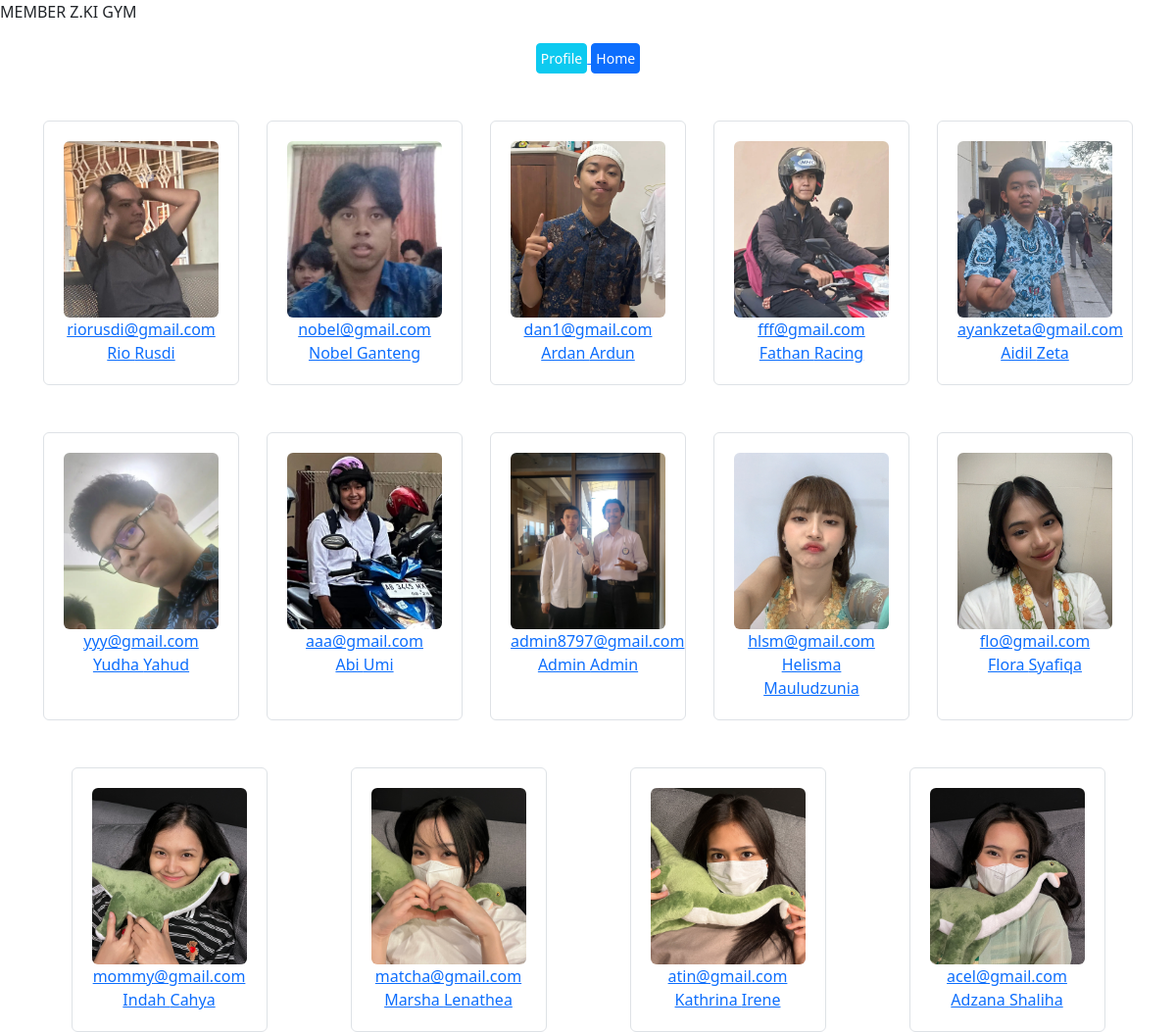
Page /users.php (signed in) on the committed database.
### tables this page shows
CREATE TABLE `users` (
  `id` int NOT NULL,
  `firstname` varchar(30) NOT NULL,
  `lastname` varchar(30) NOT NULL,
  `email` varchar(100) NOT NULL,
  `image` varchar(1024) DEFAULT NULL,
  `password` varchar(255) NOT NULL,
  `gender` varchar(6) NOT NULL,
  `date` datetime NOT NULL
);

### functions.php (called while the page is built, shortened)
<?php
function db_query(string $query, array $data = array())
{
	$string = "mysql:hostname=localhost;dbname=gym";
	$con = new PDO($string, 'root', '');
	$stm = $con->prepare($query);
	$check = $stm->execute($data);
	if ($check) {
		$res = $stm->fetchAll(PDO::FETCH_ASSOC);
		if (is_array($res) && !empty($res)) {
			return $res;
		}
	}
	return false;
}
function esc(string $str): string
{
	return htmlspecialchars($str);
}
function get_image($path = ''): string
{
	if (file_exists($path)) {
		return $path;
	}
	return './images/no-image.jpg';
}

### users.php (the view, shortened to what this page needs)
<?php
require 'functions.php';
$rows = db_query("SELECT * FROM users");
?>
<!DOCTYPE html>
<html>
<head>
	<link rel="stylesheet" type="text/css" href="./css/bootstrap.min.css">
	<link rel="stylesheet" type="text/css" href="./css/bootstrap-icons.css">
</head>
<body>
	<p>MEMBER Z.KI GYM</p>
	<div class="button-container">
		<a href="index.php">
			<button class="p-1 text-center btn-sm btn btn-info text-white">Profile</button>
		</a>
		<a href="halamanawal.php">
			<button class="p-1 text-center btn-sm btn btn-primary text-white">Home</button>
		</a>
	</div>
	<div class="container">
		<?php if (!empty($rows)): ?>
			<?php $counter = 0; ?>
			<?php foreach ($rows as $row): ?>
				<?php if ($counter % 5 == 0): ?>
					<div class="row">
					<?php endif; ?>
					<div class="col-md-2 border rounded mx-auto mt-5 card-profile" style="width:200px;">
						<a href="index.php?id=<?= $row['id'] ?>">
							<div class="col-md-12 text-center">
								<img src="<?= get_image($row['image']) ?>" class="img-fluid rounded"
									style="width: 180px;height:180px;object-fit: cover;">
								<div>
									<div><?= esc($row['email']) ?></div>
									<div><?= esc($row['firstname']) ?> 		<?= esc($row['lastname']) ?></div>
								</div>
							</div>
						</a>
					</div>
					<?php $counter++; ?>
					<?php if ($counter % 5 == 0 || $counter == count($rows)): ?>
					</div>
				<?php endif; ?>
			<?php endforeach; ?>
		<?php endif; ?>
	</div>
</body>
</html>

### users.php (style rules this page uses)
body { min-height: 100vh; justify-content: center; background: url(assets/images/bcgym.jpg); background-size: cover; background-position: center; }
.card-profile { background-color: white; padding: 20px; border-radius: 10px; }
.button-container { text-align: center; margin-top: 20px; }

### rows in the picture
users: image (picture), email "riorusdi@gmail.com", firstname "Rio", lastname "Rusdi"
users: image (picture), email "nobel@gmail.com", firstname "Nobel", lastname "Ganteng"
users: image (picture), email "dan1@gmail.com", firstname "Ardan", lastname "Ardun"
users: image (picture), email "fff@gmail.com", firstname "Fathan", lastname "Racing"
users: image (picture), email "ayankzeta@gmail.com", firstname "Aidil", lastname "Zeta"
users: image (picture), email "yyy@gmail.com", firstname "Yudha", lastname "Yahud"
users: image (picture), email "aaa@gmail.com", firstname "Abi", lastname "Umi"
users: image (picture), email "admin8797@gmail.com", firstname "Admin", lastname "Admin"
users: image (picture), email "hlsm@gmail.com", firstname "Helisma", lastname "Mauludzunia"
users: image (picture), email "flo@gmail.com", firstname "Flora", lastname "Syafiqa"
users: image (picture), email "mommy@gmail.com", firstname "Indah", lastname "Cahya"
users: image (picture), email "matcha@gmail.com", firstname "Marsha", lastname "Lenathea"
users: image (picture), email "atin@gmail.com", firstname "Kathrina", lastname "Irene"
users: image (picture), email "acel@gmail.com", firstname "Adzana", lastname "Shaliha"
